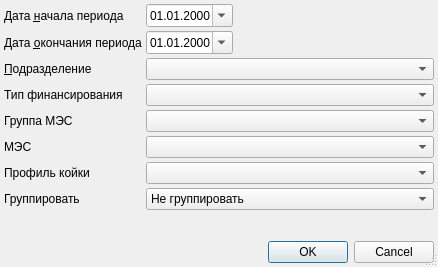
<?xml version="1.0" encoding="UTF-8"?>
<ui version="4.0">
 <class>StationaryMESF14DCDialog</class>
 <widget class="QDialog" name="StationaryMESF14DCDialog">
  <property name="windowModality">
   <enum>Qt::ApplicationModal</enum>
  </property>
  <property name="geometry">
   <rect>
    <x>0</x>
    <y>0</y>
    <width>438</width>
    <height>267</height>
   </rect>
  </property>
  <property name="windowTitle">
   <string>параметры отчёта</string>
  </property>
  <property name="sizeGripEnabled">
   <bool>true</bool>
  </property>
  <layout class="QGridLayout" name="gridLayout">
   <property name="margin">
    <number>4</number>
   </property>
   <property name="spacing">
    <number>4</number>
   </property>
   <item row="7" column="1" colspan="2">
    <widget class="QComboBox" name="cmbGroupType">
     <item>
      <property name="text">
       <string>Не группировать</string>
      </property>
     </item>
     <item>
      <property name="text">
       <string>По типу события</string>
      </property>
     </item>
     <item>
      <property name="text">
       <string>По типу МЭС</string>
      </property>
     </item>
    </widget>
   </item>
   <item row="8" column="2">
    <spacer>
     <property name="orientation">
      <enum>Qt::Vertical</enum>
     </property>
     <property name="sizeHint" stdset="0">
      <size>
       <width>129</width>
       <height>20</height>
      </size>
     </property>
    </spacer>
   </item>
   <item row="2" column="0">
    <widget class="QLabel" name="lblOrgStructure">
     <property name="text">
      <string>&amp;Подразделение</string>
     </property>
     <property name="buddy">
      <cstring>cmbOrgStructure</cstring>
     </property>
    </widget>
   </item>
   <item row="1" column="2">
    <spacer>
     <property name="orientation">
      <enum>Qt::Horizontal</enum>
     </property>
     <property name="sizeHint" stdset="0">
      <size>
       <width>91</width>
       <height>20</height>
      </size>
     </property>
    </spacer>
   </item>
   <item row="1" column="1">
    <widget class="CDateEdit" name="edtEndDate">
     <property name="sizePolicy">
      <sizepolicy hsizetype="Maximum" vsizetype="Fixed">
       <horstretch>0</horstretch>
       <verstretch>0</verstretch>
      </sizepolicy>
     </property>
     <property name="displayFormat">
      <string>dd.MM.yyyy</string>
     </property>
     <property name="calendarPopup">
      <bool>true</bool>
     </property>
    </widget>
   </item>
   <item row="1" column="0">
    <widget class="QLabel" name="lblEndDate">
     <property name="text">
      <string>Дата &amp;окончания периода</string>
     </property>
     <property name="buddy">
      <cstring>edtEndDate</cstring>
     </property>
    </widget>
   </item>
   <item row="0" column="2">
    <spacer>
     <property name="orientation">
      <enum>Qt::Horizontal</enum>
     </property>
     <property name="sizeHint" stdset="0">
      <size>
       <width>91</width>
       <height>20</height>
      </size>
     </property>
    </spacer>
   </item>
   <item row="0" column="1">
    <widget class="CDateEdit" name="edtBegDate">
     <property name="sizePolicy">
      <sizepolicy hsizetype="Maximum" vsizetype="Fixed">
       <horstretch>0</horstretch>
       <verstretch>0</verstretch>
      </sizepolicy>
     </property>
     <property name="displayFormat">
      <string>dd.MM.yyyy</string>
     </property>
     <property name="calendarPopup">
      <bool>true</bool>
     </property>
    </widget>
   </item>
   <item row="0" column="0">
    <widget class="QLabel" name="lblBegDate">
     <property name="text">
      <string>Дата &amp;начала периода</string>
     </property>
     <property name="buddy">
      <cstring>edtBegDate</cstring>
     </property>
    </widget>
   </item>
   <item row="2" column="1" colspan="2">
    <widget class="COrgStructureComboBox" name="cmbOrgStructure"/>
   </item>
   <item row="4" column="0">
    <widget class="QLabel" name="lblGroupMES">
     <property name="text">
      <string>Группа МЭС</string>
     </property>
    </widget>
   </item>
   <item row="4" column="1" colspan="2">
    <widget class="CRBComboBox" name="cmbGroupMES"/>
   </item>
   <item row="5" column="0">
    <widget class="QLabel" name="lblMes">
     <property name="sizePolicy">
      <sizepolicy hsizetype="Maximum" vsizetype="Preferred">
       <horstretch>0</horstretch>
       <verstretch>0</verstretch>
      </sizepolicy>
     </property>
     <property name="text">
      <string>МЭС</string>
     </property>
     <property name="buddy">
      <cstring>cmbMes</cstring>
     </property>
    </widget>
   </item>
   <item row="5" column="1" colspan="2">
    <widget class="CMESComboBox" name="cmbMes"/>
   </item>
   <item row="6" column="0">
    <widget class="QLabel" name="lblHospitalBedProfile">
     <property name="text">
      <string>Профиль койки</string>
     </property>
    </widget>
   </item>
   <item row="6" column="1" colspan="2">
    <widget class="CRBComboBox" name="cmbHospitalBedProfile"/>
   </item>
   <item row="7" column="0">
    <widget class="QLabel" name="lblGroupType">
     <property name="text">
      <string>Группировать</string>
     </property>
    </widget>
   </item>
   <item row="9" column="0" colspan="3">
    <widget class="QDialogButtonBox" name="buttonBox">
     <property name="orientation">
      <enum>Qt::Horizontal</enum>
     </property>
     <property name="standardButtons">
      <set>QDialogButtonBox::Cancel|QDialogButtonBox::Ok</set>
     </property>
    </widget>
   </item>
   <item row="3" column="0">
    <widget class="QLabel" name="lblFinance">
     <property name="text">
      <string>Тип финансирования</string>
     </property>
    </widget>
   </item>
   <item row="3" column="1" colspan="2">
    <widget class="CRBComboBox" name="cmbFinance"/>
   </item>
  </layout>
 </widget>
 <customwidgets>
  <customwidget>
   <class>CDateEdit</class>
   <extends>QDateEdit</extends>
   <header>library/DateEdit</header>
  </customwidget>
  <customwidget>
   <class>COrgStructureComboBox</class>
   <extends>QComboBox</extends>
   <header>Orgs/OrgStructComboBoxes.h</header>
  </customwidget>
  <customwidget>
   <class>CMESComboBox</class>
   <extends>QComboBox</extends>
   <header>library/MES/MESComboBox.h</header>
  </customwidget>
  <customwidget>
   <class>CRBComboBox</class>
   <extends>QComboBox</extends>
   <header>library/crbcombobox.h</header>
  </customwidget>
 </customwidgets>
 <tabstops>
  <tabstop>edtBegDate</tabstop>
  <tabstop>edtEndDate</tabstop>
  <tabstop>cmbOrgStructure</tabstop>
  <tabstop>cmbGroupMES</tabstop>
  <tabstop>cmbMes</tabstop>
  <tabstop>cmbHospitalBedProfile</tabstop>
  <tabstop>cmbGroupType</tabstop>
  <tabstop>buttonBox</tabstop>
 </tabstops>
 <resources/>
 <connections>
  <connection>
   <sender>buttonBox</sender>
   <signal>accepted()</signal>
   <receiver>StationaryMESF14DCDialog</receiver>
   <slot>accept()</slot>
   <hints>
    <hint type="sourcelabel">
     <x>112</x>
     <y>177</y>
    </hint>
    <hint type="destinationlabel">
     <x>102</x>
     <y>90</y>
    </hint>
   </hints>
  </connection>
  <connection>
   <sender>buttonBox</sender>
   <signal>rejected()</signal>
   <receiver>StationaryMESF14DCDialog</receiver>
   <slot>reject()</slot>
   <hints>
    <hint type="sourcelabel">
     <x>225</x>
     <y>177</y>
    </hint>
    <hint type="destinationlabel">
     <x>236</x>
     <y>76</y>
    </hint>
   </hints>
  </connection>
 </connections>
</ui>
